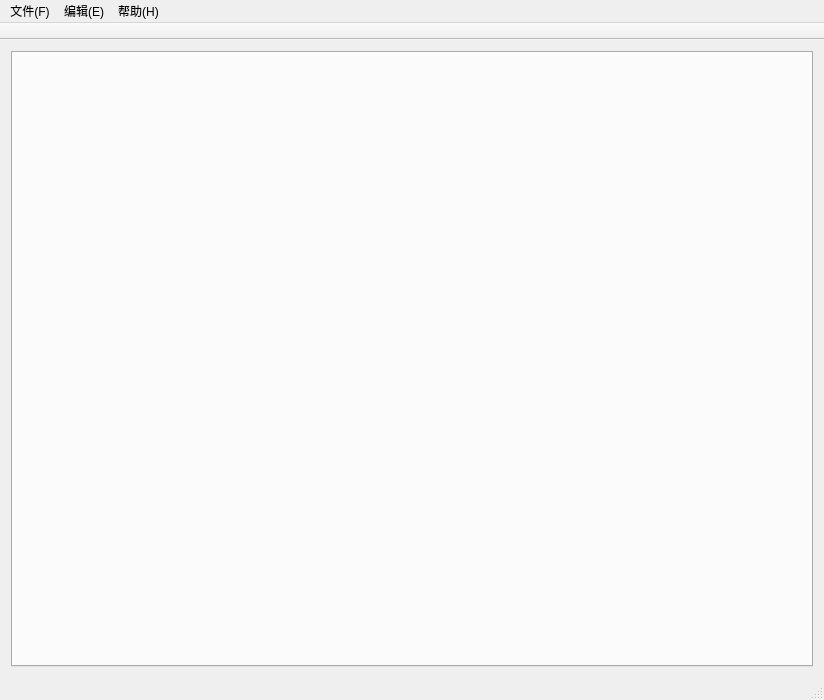
<?xml version="1.0" encoding="UTF-8"?>
<ui version="4.0">
 <class>CMainWindow</class>
 <widget class="QMainWindow" name="CMainWindow">
  <property name="geometry">
   <rect>
    <x>0</x>
    <y>0</y>
    <width>824</width>
    <height>700</height>
   </rect>
  </property>
  <property name="minimumSize">
   <size>
    <width>824</width>
    <height>700</height>
   </size>
  </property>
  <property name="windowTitle">
   <string>CMainWindow</string>
  </property>
  <widget class="QWidget" name="centralWidget">
   <layout class="QGridLayout" name="gridLayout">
    <item row="0" column="0">
     <widget class="QTabWidget" name="mainTabWidget">
      <property name="autoFillBackground">
       <bool>false</bool>
      </property>
      <property name="tabShape">
       <enum>QTabWidget::Rounded</enum>
      </property>
      <property name="currentIndex">
       <number>-1</number>
      </property>
      <property name="usesScrollButtons">
       <bool>true</bool>
      </property>
      <property name="tabsClosable">
       <bool>true</bool>
      </property>
      <property name="movable">
       <bool>true</bool>
      </property>
     </widget>
    </item>
   </layout>
  </widget>
  <widget class="QMenuBar" name="menuBar">
   <property name="geometry">
    <rect>
     <x>0</x>
     <y>0</y>
     <width>824</width>
     <height>22</height>
    </rect>
   </property>
   <widget class="QMenu" name="menuFile">
    <property name="title">
     <string>文件(F)</string>
    </property>
    <addaction name="actionNew"/>
    <addaction name="actionOpen"/>
    <addaction name="actionSave"/>
    <addaction name="actionSave_as"/>
    <addaction name="separator"/>
    <addaction name="actionImport"/>
    <addaction name="actionExport"/>
    <addaction name="separator"/>
    <addaction name="actionClose"/>
   </widget>
   <widget class="QMenu" name="menu_Help">
    <property name="title">
     <string>帮助(H)</string>
    </property>
    <addaction name="actionAbout"/>
   </widget>
   <widget class="QMenu" name="menuEdit">
    <property name="title">
     <string>编辑(E)</string>
    </property>
    <addaction name="actionUndo"/>
    <addaction name="actionRedo"/>
   </widget>
   <addaction name="menuFile"/>
   <addaction name="menuEdit"/>
   <addaction name="menu_Help"/>
  </widget>
  <widget class="QToolBar" name="mainToolBar">
   <property name="enabled">
    <bool>false</bool>
   </property>
   <property name="movable">
    <bool>false</bool>
   </property>
   <attribute name="toolBarArea">
    <enum>TopToolBarArea</enum>
   </attribute>
   <attribute name="toolBarBreak">
    <bool>false</bool>
   </attribute>
  </widget>
  <widget class="QStatusBar" name="statusBar"/>
  <action name="actionOpen">
   <property name="text">
    <string>打开(O)...</string>
   </property>
   <property name="shortcut">
    <string>Ctrl+O</string>
   </property>
  </action>
  <action name="actionSave">
   <property name="text">
    <string>保存(S)</string>
   </property>
   <property name="shortcut">
    <string>Ctrl+S</string>
   </property>
  </action>
  <action name="actionSave_as">
   <property name="text">
    <string>另存为(A)...</string>
   </property>
   <property name="shortcut">
    <string>Ctrl+A</string>
   </property>
  </action>
  <action name="actionClose">
   <property name="text">
    <string>退出(X)</string>
   </property>
   <property name="shortcut">
    <string>Ctrl+X</string>
   </property>
  </action>
  <action name="actionNew">
   <property name="text">
    <string>新建(N)</string>
   </property>
   <property name="shortcut">
    <string>Ctrl+N</string>
   </property>
  </action>
  <action name="actionAbout">
   <property name="text">
    <string>关于(A)</string>
   </property>
  </action>
  <action name="actionImport">
   <property name="text">
    <string>导入(U)</string>
   </property>
  </action>
  <action name="actionExport">
   <property name="text">
    <string>导出(P)</string>
   </property>
  </action>
  <action name="actionUndo">
   <property name="text">
    <string>撤销</string>
   </property>
  </action>
  <action name="actionRedo">
   <property name="text">
    <string>重做</string>
   </property>
  </action>
 </widget>
 <layoutdefault spacing="6" margin="11"/>
 <resources/>
 <connections/>
</ui>
